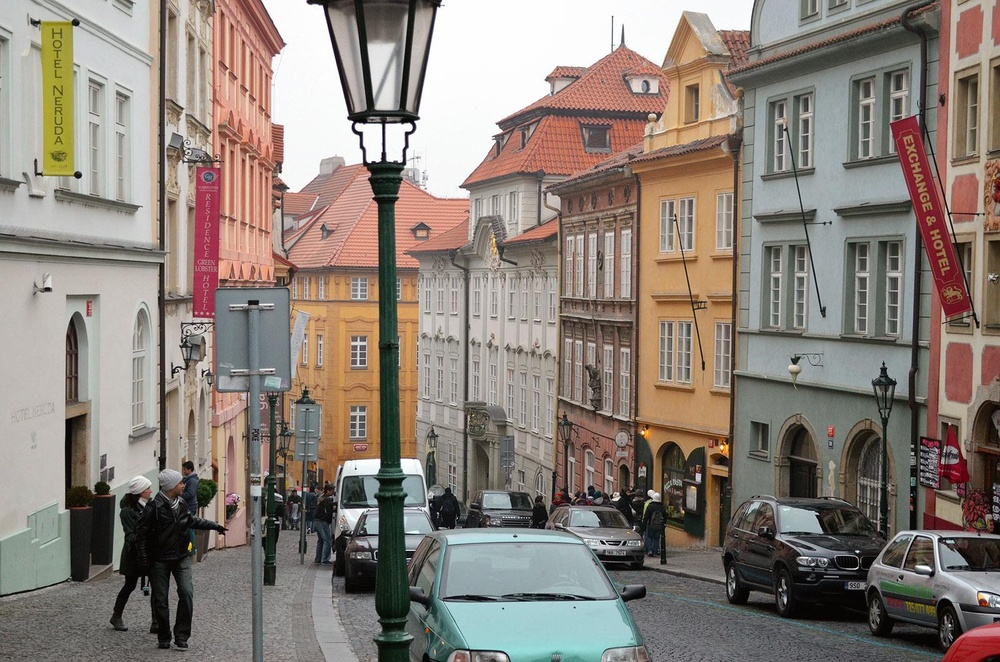
#> input picture cv/lab2/files/image.jpg, 1000 x 662 px, shrunk from 1600 x 1060 before the run; its folder holds only this picture in this run
$ jupyter execute lab2.ipynb
#> lines starting #> are read from the running program, lines starting #| are printed output that depends on the picture; after the words box and inside, x2 and y2 are one past the last pixel; in counts of white or black regions, pixels touching at a corner belong together
Источник: https://github.com/PacktPublishing/Hands-On-Image-Processing-with-Python/tree/master

[cell 1]
# !pip install -U scikit-image

[cell 2]
import os
from PIL import Image, ImageFilter
import numpy as np
from numpy import asarray
import shutil
from scipy.ndimage import gaussian_filter
import cv2
import matplotlib.pyplot as plt
from scipy import ndimage
from numpy import linalg as LA
from skimage import exposure, feature
import warnings
warnings.filterwarnings("ignore")

[cell 3]
# constants

# 1
P = 256

# 4
K = 5

[cell 4]
# functions
def remove(path):
    if os.path.exists(path):
        if os.path.isfile(path) or os.path.islink(path):
            os.unlink(path)
        else:
            shutil.rmtree(path)

def contrast_stretching(img: np.array) -> np.array:
    return ((img - img.min()) / (img.max() - img.min()) * (P-1)).astype(np.uint8)

[cell 5]
for i in range(1, 9):
    remove(f"files/{i}")
for i in range(1, 9):
    os.mkdir(f"files/{i}")


img = Image.open("files/image.jpg")
#> img is the input picture: PIL image 1000x662 RGB; mean R, G, B 138.8, 128.7, 120.4

### 1. Загрузка и визуализация изображения
#### a) Числовые характеристики изображения

[cell 6]
print(f"Размерность изображения: {img.size[0]}x{img.size[1]}")
#| Размерность изображения: 1000x662
print(f"Число световых каналов: {len(img.getbands())}")
#| Число световых каналов: 3
print(f"Яркостное разрешение: {len(img.getbands()) * 8} bits")
#| Яркостное разрешение: 24 bits

#### б) Если изображение содержит много цветовых каналов, то привести его к одноканальному (в градациях серого) в диапазоне [0; P], P = 255 (яркостное разрешение – 1 байт)

[cell 7]
gray = img.convert('L')
gray.save('files/greyscale.jpg')

img_array = asarray(gray)

### 2. Градиентные операторы

#### a) Рассчитать градиентные изображения в вертикальном и горизонтальном направлениях, а также изображения модулей и углов градиентов, используя оператор Робертса
Источник: https://en.wikipedia.org/wiki/prewitt_cross

Источник: https://habr.com/ru/articles/114452/

[cell 8]
roberts_cross_v = np.array( [[1, 0 ],
                             [0,-1 ]] )

roberts_cross_h = np.array( [[ 0, 1 ],
                             [ -1, 0 ]] )

g_vertical = cv2.filter2D(img_array, -1, roberts_cross_v)
exp_g_vertical = cv2.equalizeHist(g_vertical)
Image.fromarray(exp_g_vertical).convert('L').save('files/2/roberts_vertical.jpg')

g_horizontal = cv2.filter2D(img_array, -1, roberts_cross_h)
exp_g_horizontal = cv2.equalizeHist(g_horizontal)
Image.fromarray(exp_g_horizontal).convert('L').save('files/2/roberts_horizontal.jpg')

g_module = np.sqrt( np.square(g_horizontal) + np.square(g_vertical)).astype(np.uint8)
exp_g_module = cv2.equalizeHist(g_module)
Image.fromarray(exp_g_module).convert('L').save('files/2/roberts_module.jpg')

g_angle = (np.arctan(g_vertical/g_horizontal) - 0.75 * np.pi).astype(np.uint8)
exp_g_angle = cv2.equalizeHist(g_angle)
Image.fromarray(exp_g_angle).convert('L').save('files/2/roberts_angle.jpg')

### б) Рассчитать градиентные изображения в вертикальном и горизонтальном направлениях, а также изображения модулей и углов градиентов, используя оператор Превитта
Источник: https://en.wikipedia.org/wiki/Prewitt_operator

[cell 9]
prewitt_cross_v = np.array( [[1, 0, -1 ],
                             [1, 0, -1],
                             [1, 0, -1]])

prewitt_cross_h = np.array( [[1, 1, 1 ],
                             [0, 0, 0],
                             [-1, -1, -1]])

g_vertical = cv2.filter2D(img_array, -1, prewitt_cross_v)
exp_g_vertical = cv2.equalizeHist(g_vertical)
Image.fromarray(exp_g_vertical).convert('L').save('files/2/prewitt_vertical.jpg')

g_horizontal = cv2.filter2D(img_array, -1, prewitt_cross_h)
exp_g_horizontal = cv2.equalizeHist(g_horizontal)
Image.fromarray(exp_g_horizontal).convert('L').save('files/2/prewitt_horizontal.jpg')

g_module = np.sqrt(np.square(g_horizontal) + np.square(g_vertical)).astype(np.uint8)
exp_g_module = cv2.equalizeHist(g_module)
Image.fromarray(exp_g_module).convert('L').save('files/2/prewitt_module.jpg')

g_angle = np.arctan(g_vertical/g_horizontal).astype(np.uint8)
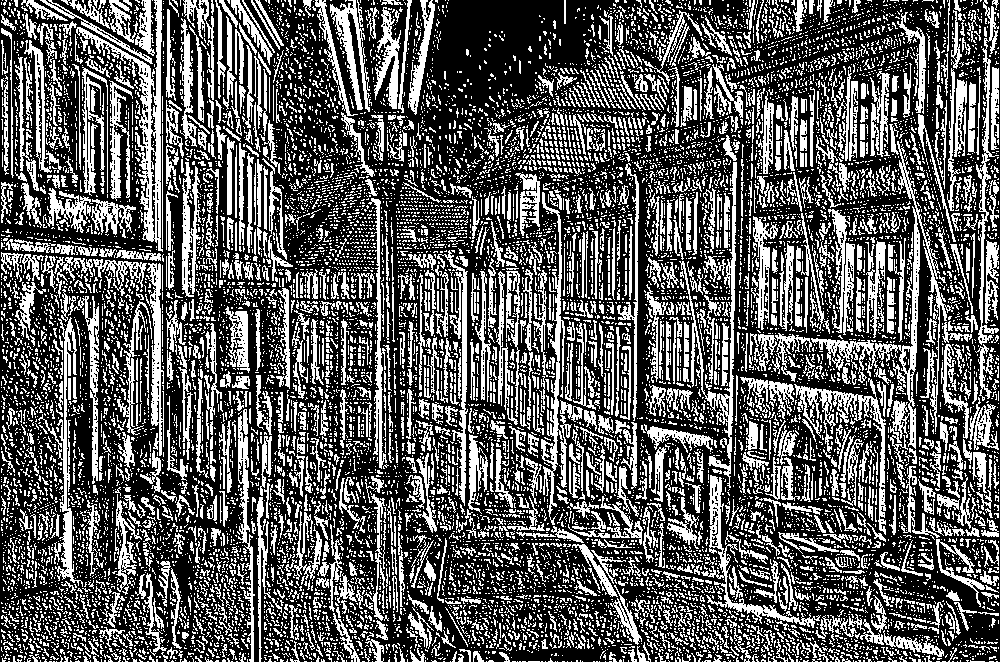
#> g_angle: shape (662, 1000); values 0 (black) and 1 (white), 35.7% white in thin lines or dots
exp_g_angle = cv2.equalizeHist(g_angle)
#> exp_g_angle: shape (662, 1000); 35.7% white in thin lines or dots
Image.fromarray(exp_g_angle).convert('L').save('files/2/prewitt_angle.jpg')

### в) Рассчитать градиентные изображения в вертикальном и горизонтальном направлениях, а также изображения модулей и углов градиентов, используя оператор Собеля
Источник: https://en.wikipedia.org/wiki/Sobel_operator

[cell 10]
sobel_cross_v = np.array( [[1, 0, -1 ],
                             [2, 0, -2],
                             [1, 0, -1]])

sobel_cross_h = np.array( [[1, 2, 1 ],
                             [0, 0, 0],
                             [-1, -2, -1]])

g_vertical = cv2.filter2D(img_array, -1, sobel_cross_v)
exp_g_vertical = cv2.equalizeHist(g_vertical)
Image.fromarray(exp_g_vertical).convert('L').save('files/2/sobel_vertical.jpg')

g_horizontal = cv2.filter2D(img_array, -1, sobel_cross_h)
exp_g_horizontal = cv2.equalizeHist(g_horizontal)
Image.fromarray(exp_g_horizontal).convert('L').save('files/2/sobel_horizontal.jpg')

g_module = np.sqrt(np.square(g_horizontal) + np.square(g_vertical)).astype(np.uint8)
exp_g_module = cv2.equalizeHist(g_module)
Image.fromarray(exp_g_module).convert('L').save('files/2/sobel_module.jpg')

g_angle = np.arctan(g_vertical/g_horizontal).astype(np.uint8)
#> g_angle: shape (662, 1000); values 0 (black) and 1 (white), 35.8% white in thin lines or dots
exp_g_angle = cv2.equalizeHist(g_angle)
#> exp_g_angle: shape (662, 1000); 35.8% white in thin lines or dots
Image.fromarray(exp_g_angle).convert('L').save('files/2/sobel_angle.jpg')

### 3) Применить к изображению фильтр Гаусса с различными значениями среднеквадратического отклонения sigma:

[cell 11]
for sigma in (0.5, 5, 10, 20):
    image = gray.filter(ImageFilter.GaussianBlur(sigma))
    image.save(f"files/3/gaussian_filter_sigma_{sigma}.jpg")
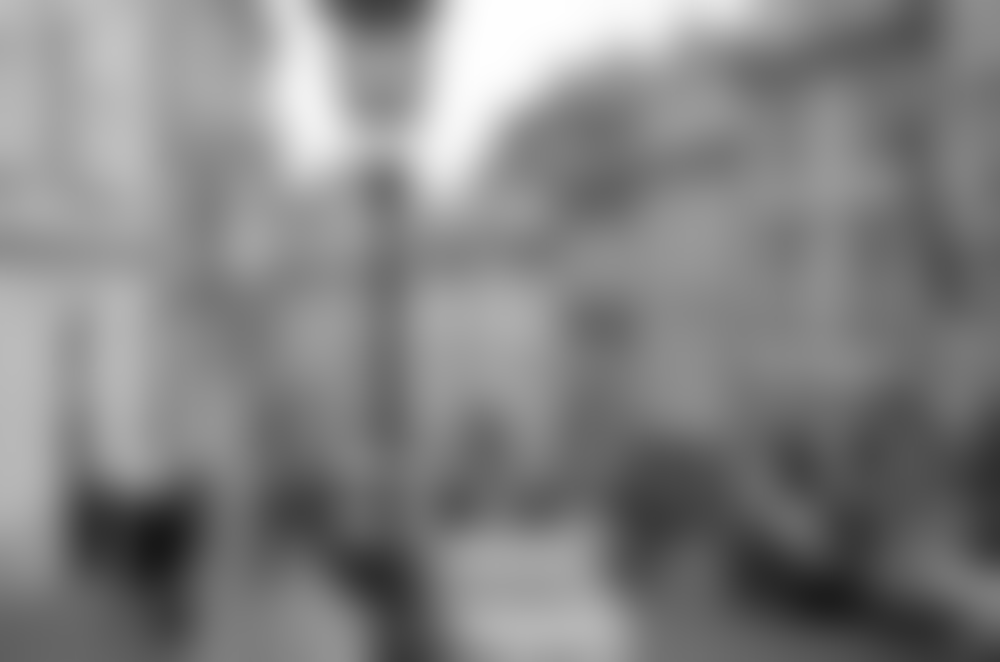
#> image: PIL image 1000x662 L; min 24, max 254, mean 130.6

### 4. Применить оператор Собеля к изображению, сглаженному фильтром Гаусса с различными значениями среднеквадратического отклонения sigma.

[cell 12]
for sigma in (0.5, 5, 10, 20):
    sobel_gauss_module = Image.fromarray(exp_g_module).filter(ImageFilter.GaussianBlur(sigma))
    sobel_gauss_module.convert('L').save(f'files/4/sobel_gauss_module_sigma_{sigma}.jpg')
    sobel_gauss_angle = Image.fromarray(exp_g_angle).filter(ImageFilter.GaussianBlur(sigma))
    sobel_gauss_angle.convert('L').save(f'files/4/sobel_gauss_angle_sigma_{sigma}.jpg')
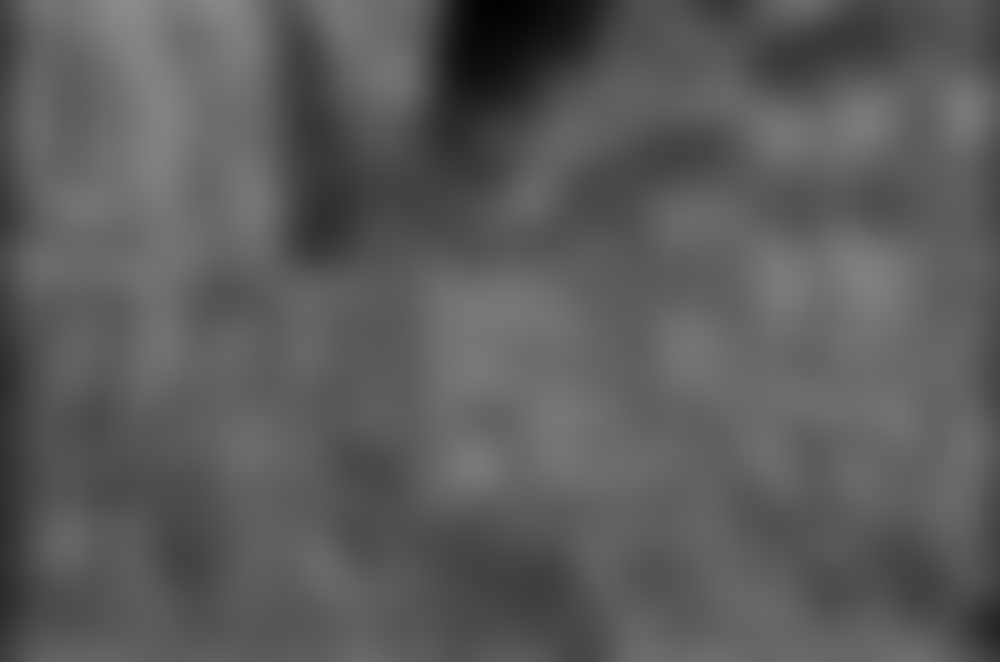
#> sobel_gauss_angle: PIL image 1000x662 L; min 1, max 139, mean 90.9
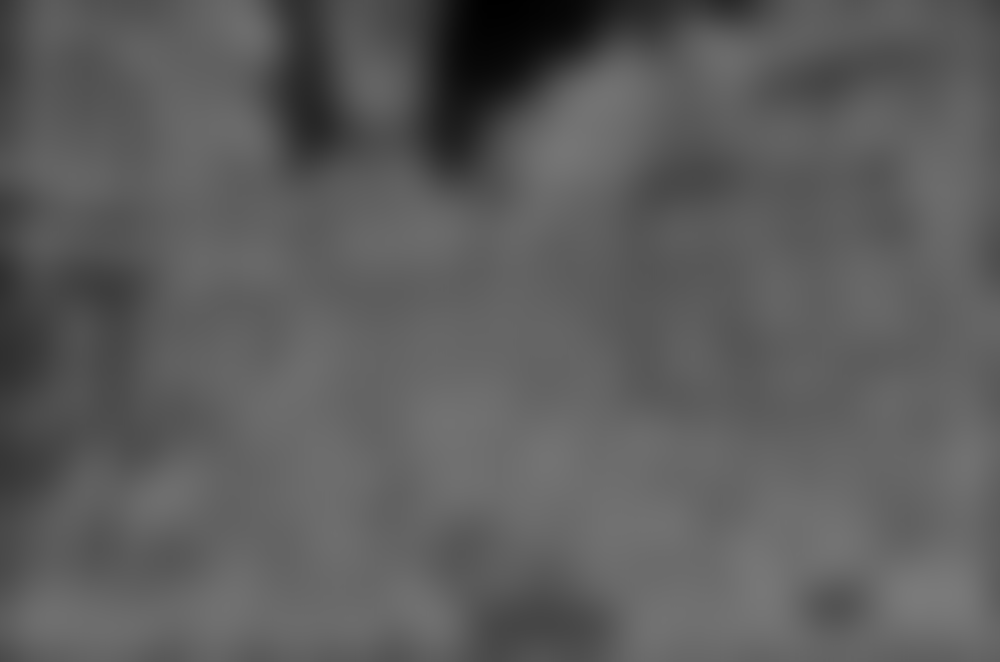
#> sobel_gauss_module: PIL image 1000x662 L; min 0, max 122, mean 92.6

### 5) Применить к изображению фильтр лапласиана гауссиан (LoG) с различными размером окна k и значениями среднеквадратического отклонения sigma:
Источник: https://math.stackexchange.com/questions/2445994/discrete-laplacian-of-gaussian-log

Источник: https://homepages.inf.ed.ac.uk/rbf/HIPR2/zeros.htm

#### а) Ядро k = 5, sigma = 0.2

[cell 13]
# Проверка для смены типа
np.array_equal(img_array, img_array.astype(np.int16))
#> Out = True

[cell 14]
def LOG(sigma, x, y):
    laplace = -1/(np.pi*sigma**4)*(1-(x**2+y**2)/(2*sigma**2))*np.exp(-(x**2+y**2)/(2*sigma**2))
    return laplace

def LOG_discrete(sigma, n):
#> called with sigma = 0.2, n = 5
    l = np.zeros((n,n))
    for i in range(n):
        for j in range(n):
            l[i,j] = LOG(sigma, (i-(n-1)/2),(j-(n-1)/2))
    return l

[cell 15]
def LOG_process(k, sigma):
    results = ndimage.convolve(img_array.astype(np.int16), LOG_discrete(sigma, k))

    binary_results = results.copy()
    binary_results[binary_results > 0] = 1
    binary_results[binary_results < 0] = -1

    zero_crossing_results = results.copy()
    zero_crossing_results[zero_crossing_results > 0] = -1
    zero_crossing_results[zero_crossing_results < 0] = -1
#> zero_crossing_results: shape (662, 1000) int16; values -1 (black) and 0 (white), 0.01% white in thin lines or dots, all inside (x1, y1, x2, y2) = (66, 422, 999, 658)
    zero_crossing_results[zero_crossing_results == 0] = 0
    return results, binary_results, zero_crossing_results

[cell 16]
k, sigma = 5, 0.2
results, binary_results, zero_crossing_results = LOG_process(k, sigma)

Image.fromarray(contrast_stretching(results)).save(f"files/5/log_k_{k}_sigma_{sigma}.jpg")
Image.fromarray(contrast_stretching(binary_results)).save(f"files/5/binary_log_k_{k}_sigma_{sigma}.jpg")
Image.fromarray(contrast_stretching(zero_crossing_results)).save(f"files/5/zero_crossing_log_k_{k}_sigma_{sigma}.jpg")

[cell 17]
k, sigma = 10, 2
results, binary_results, zero_crossing_results = LOG_process(k, sigma)
#> call 2 of LOG_process, with k = 10, sigma = 2
#> in LOG_process (call 2), `results = ndimage.convolve(img_array.astype(np.int16), LOG_discrete(si..`:
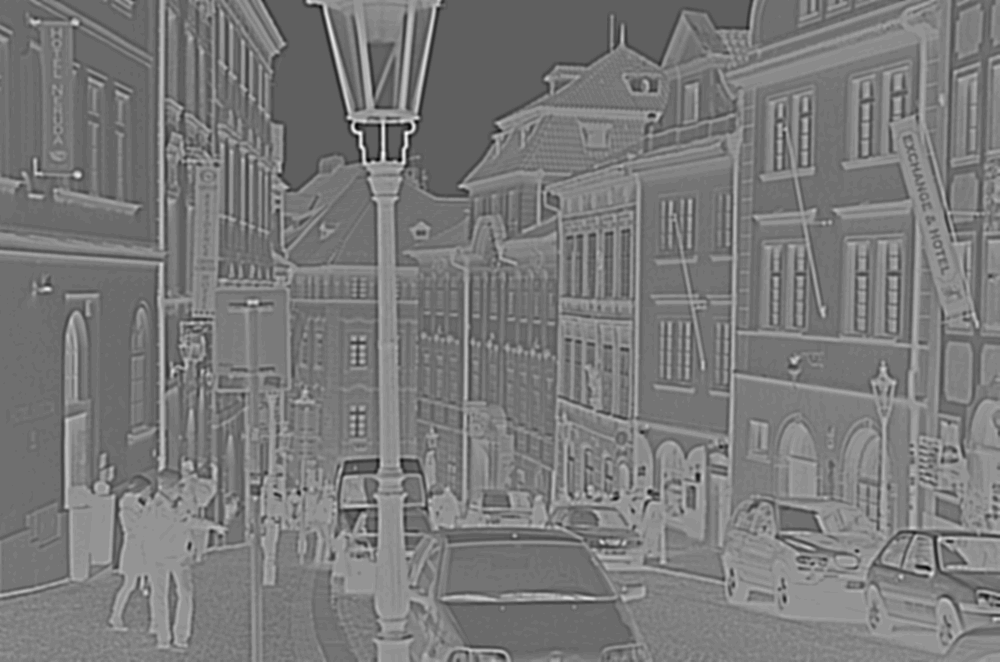
#> results: shape (662, 1000) int16; min -28, max 20, mean -5.06; drawn with min black and max white
#> in LOG_process (call 2), `binary_results[binary_results > 0] = 1`: binary_results: shape (662, 1000) int16; 4.35% of pixels changed, all inside (x1, y1, x2, y2) = (0, 0, 1000, 662)
#> in LOG_process (call 2), `binary_results[binary_results < 0] = -1`:
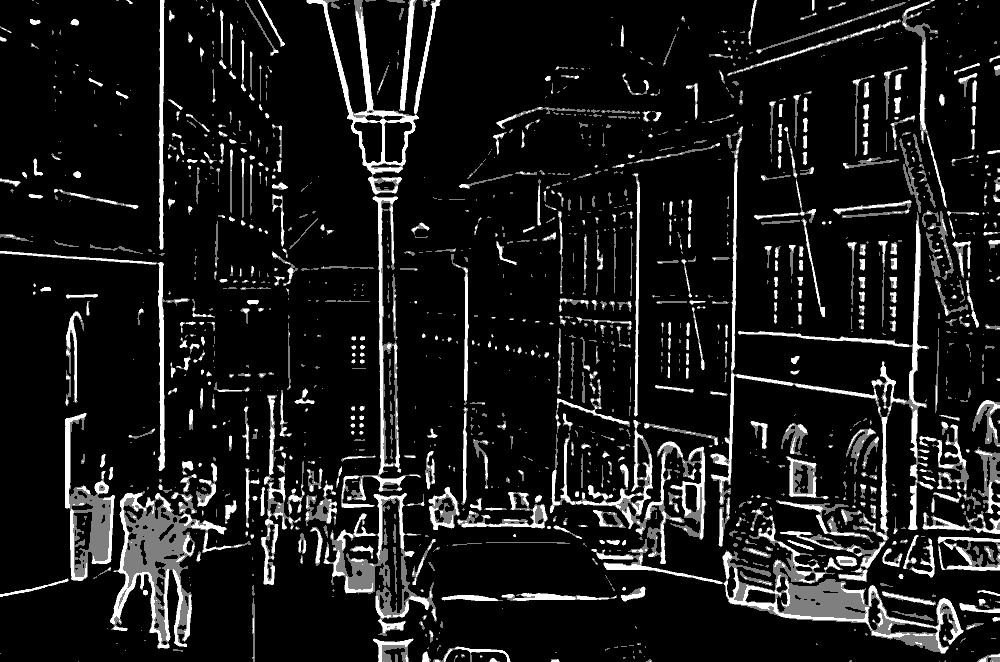
#> binary_results: shape (662, 1000) int16; min -1, max 1, mean -0.789; drawn with min black and max white
#> in LOG_process (call 2), `zero_crossing_results[zero_crossing_results > 0] = -1`:
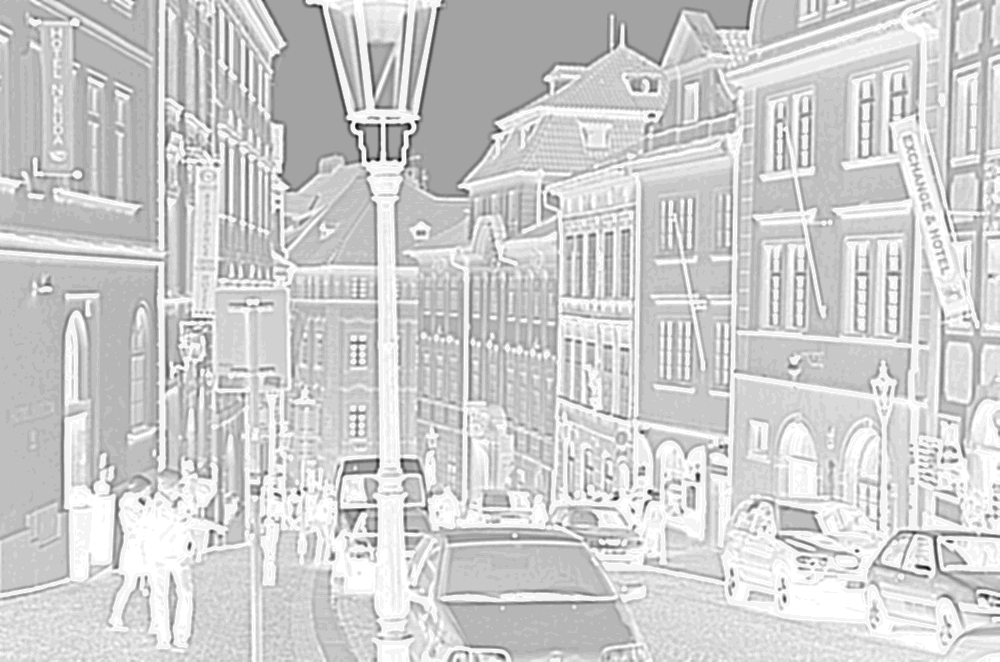
#> zero_crossing_results: shape (662, 1000) int16; 6.56% of pixels changed, all inside (x1, y1, x2, y2) = (0, 0, 1000, 662); drawn with min black and max white

Image.fromarray(contrast_stretching(results)).save(f"files/5/log_k_{k}_sigma_{sigma}.jpg")
Image.fromarray(contrast_stretching(binary_results)).save(f"files/5/binary_log_k_{k}_sigma_{sigma}.jpg")
Image.fromarray(contrast_stretching(zero_crossing_results)).save(f"files/5/zero_crossing_log_k_{k}_sigma_{sigma}.jpg")

[cell 18]
k, sigma = 30, 2
results, binary_results, zero_crossing_results = LOG_process(k, sigma)

Image.fromarray(contrast_stretching(results)).save(f"files/5/log_k_{k}_sigma_{sigma}.jpg")
Image.fromarray(contrast_stretching(binary_results)).save(f"files/5/binary_log_k_{k}_sigma_{sigma}.jpg")
Image.fromarray(contrast_stretching(zero_crossing_results)).save(f"files/5/zero_crossing_log_k_{k}_sigma_{sigma}.jpg")

[cell 19]
k, sigma = 30, 10
results, binary_results, zero_crossing_results = LOG_process(k, sigma)

Image.fromarray(contrast_stretching(results)).save(f"files/5/log_k_{k}_sigma_{sigma}.jpg")
Image.fromarray(contrast_stretching(binary_results)).save(f"files/5/binary_log_k_{k}_sigma_{sigma}.jpg")
Image.fromarray(contrast_stretching(zero_crossing_results)).save(f"files/5/zero_crossing_log_k_{k}_sigma_{sigma}.jpg")

### 6. Применить к изображению фильтр разности гауссиан (DoG) с различными параметрами sigma1 и alpha = sigma1 / sigma2
##### Источник: https://gist.github.com/leonidk/8798fdbf38db120b8536d25ea2f8c3b4

[cell 20]
def DOG(img, sigma1, alpha):
    sigma2 = sigma1 / alpha
    s1 = gaussian_filter(img, sigma1)
    s2 = gaussian_filter(img, sigma2)

    dog = s1 - s2
    return dog

[cell 21]
Image.fromarray(DOG(img_array, 2, 1.6)).save(f"files/6/dog_sigma1_{2}_alpha_{1.6}.jpg")
Image.fromarray(DOG(img_array, 5, 1.6)).save(f"files/6/dog_sigma1_{5}_sigma_{1.6}.jpg")
Image.fromarray(DOG(img_array, 2, 5)).save(f"files/6/dog_sigma1_{2}_sigma_{5}.jpg")
Image.fromarray(DOG(img_array, 2, 10)).save(f"files/6/dog_sigma1_{2}_sigma_{10}.jpg")

### 7. Выделить границы на изображении

#### а) Детектор Марра-Хилдрета

##### https://github.com/adl1995/edge-detectors/blob/master/marr-hildreth-edge.py

#### б) Детектор Кэнни
Источник: https://github.com/PacktPublishing/Hands-On-Image-Processing-with-Python/blob/master/Chapter05/Chapter5.ipynb

Минута на видео: 45:00

[cell 22]
sigma, low_threshold, high_threshold = 0.5, 200, 255

edges = feature.canny(img_array, sigma=sigma, low_threshold=low_threshold, high_threshold=high_threshold).astype(np.uint8)
Image.fromarray(contrast_stretching(edges)).save(f"files/7/canny_sigma_{sigma}.jpg")

[cell 23]
sigma, low_threshold, high_threshold = 2, 50, 200

edges = feature.canny(img_array, sigma=sigma, low_threshold=low_threshold, high_threshold=high_threshold).astype(np.uint8)
Image.fromarray(contrast_stretching(edges)).save(f"files/7/canny_sigma_{sigma}.jpg")

[cell 24]
sigma, low_threshold, high_threshold = 5, 100, 255

edges = feature.canny(img_array, sigma=sigma, low_threshold=low_threshold, high_threshold=high_threshold).astype(np.uint8)
Image.fromarray(contrast_stretching(edges)).save(f"files/7/canny_sigma_{sigma}.jpg")

[cell 25]
sigma, low_threshold, high_threshold = 10, 100, 255

edges = feature.canny(img_array, sigma=sigma, low_threshold=low_threshold, high_threshold=high_threshold).astype(np.uint8)
Image.fromarray(contrast_stretching(edges)).save(f"files/7/canny_sigma_{sigma}.jpg")

### 8. Провести нерезкое маскирование изображения

#### а) Без использования порога (t = 0)
##### Источник:
##### Минута на видео: 1:53:40

[cell 26]
for (sigma, lambdaa) in [(2, 2), (20, 2), (2, 10), (20, 10)]:
    gauss = asarray(gray.filter(ImageFilter.GaussianBlur(sigma)))
    unsharp = img_array + lambdaa * (img_array - gauss)
    Image.fromarray(unsharp).save(f"files/8/unsharp_mask_without_t_sigma_{sigma}_lambda_{lambdaa}.jpg")

#### б) С использованием порога (t > 0)

[cell 27]
for (sigma, lambdaa, t) in [(2, 2, 100), (20, 2, 100), (2, 10, 100), (20, 10, 100)]:
    gauss = asarray(gray.filter(ImageFilter.GaussianBlur(sigma)))
    unsharp = np.where(np.abs(img_array - unsharp) > t, img_array + lambdaa * (img_array - gauss), gauss)
    Image.fromarray(unsharp).save(f"files/8/unsharp_mask_sigma_{sigma}_lambda_{lambdaa}_t_{t}.jpg")
